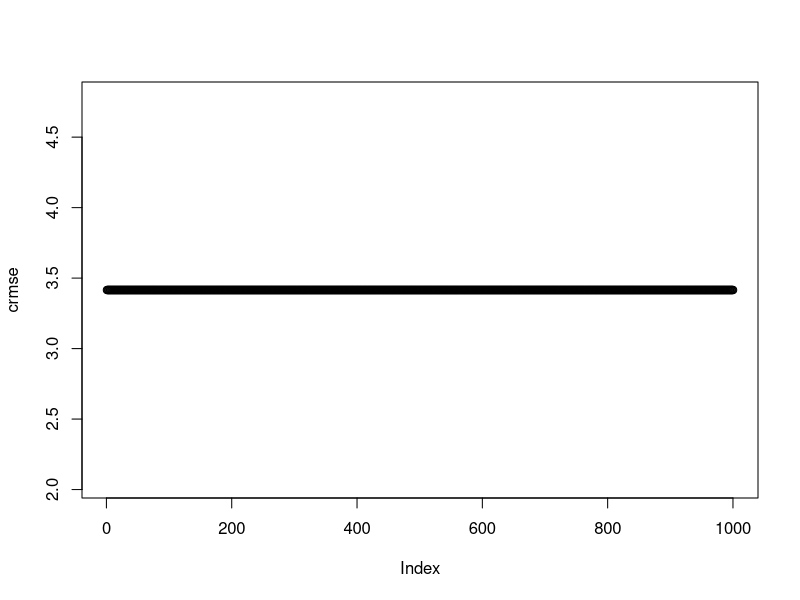
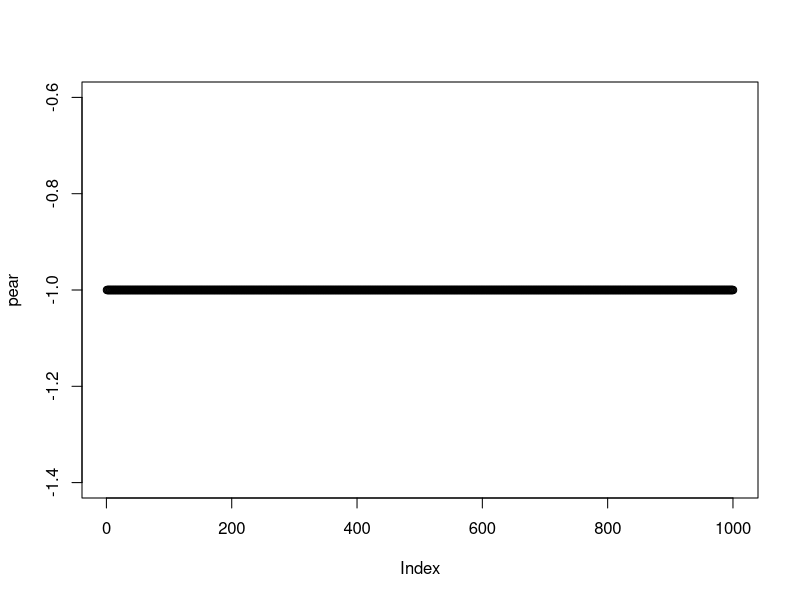
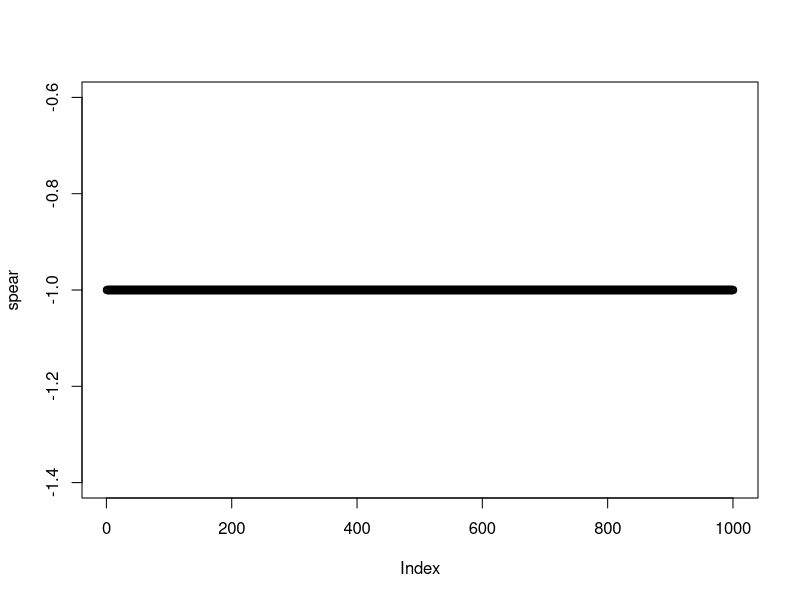
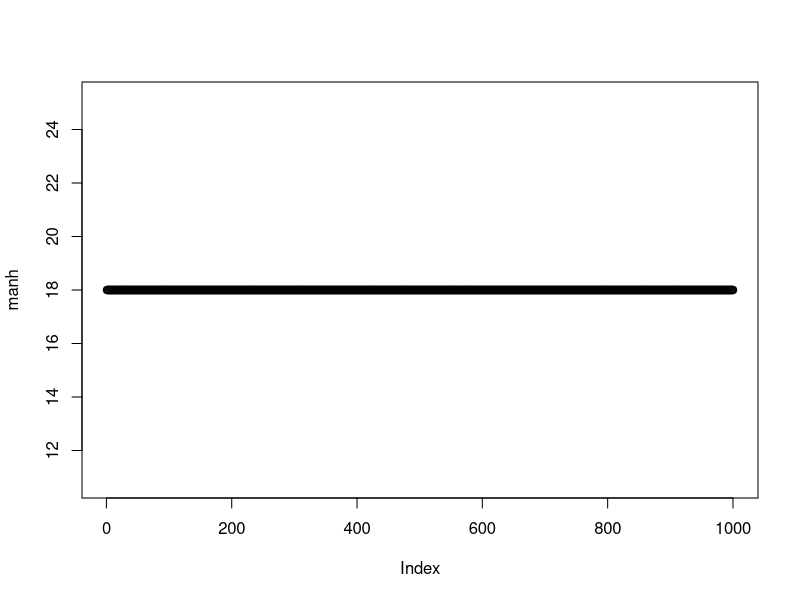
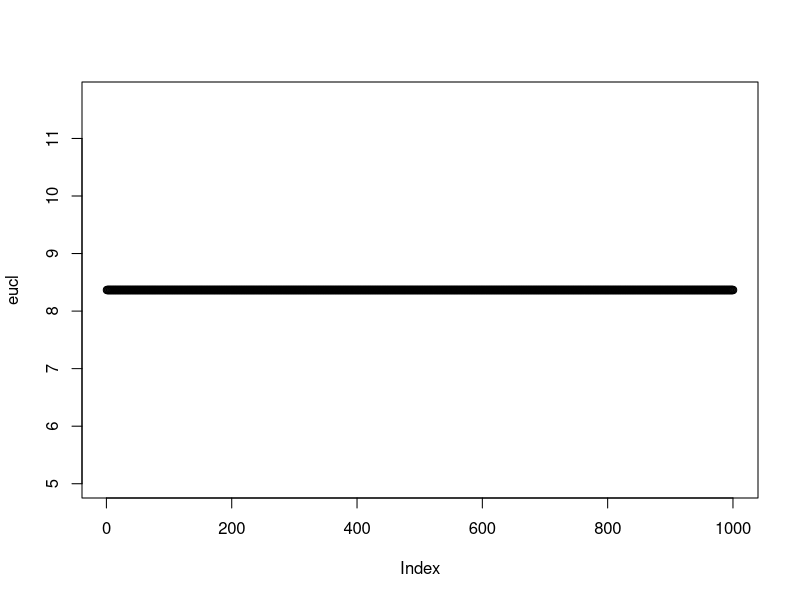

R code for these plots, in order:
library(ggplot2)
library(reshape2)

normalize_values = function(x,min,max) {
  return((x - min)/(max-min))
}

# How do the metrics perform when measuring gapped series
crmse = c()
pear = c()
spear = c()
manh = c()
eucl = c()
x_series_vector = c()
y_series_vector = c()
ntries = 1000

j = 0
for (i in seq(1,ntries)) {
  x = c(5,6,7,8,9,10)
  y = c(10,9,8,7,6,5)
  x_y = rbind(x, y)
  pear = c(pear, cor(y, x, method='pearson'))
  spear = c(spear, cor(y, x, method='spearman'))
  manh = c(manh,dist(x_y, method = "manhattan"))
  eucl = c(eucl,dist(x_y, method = "euclidean"))
  y_series = y - mean(y)
  x_series = x - mean(x)
  crmse = c(crmse, sqrt(sum((y_series - x_series)**2)/length(x)))
  x_series_vector = c(x_series_vector, x_series)
  y_series_vector = c(y_series_vector, y_series)
  j = j + 1
}
plot(crmse)
plot(pear)
plot(spear)
plot(manh)
plot(eucl)

